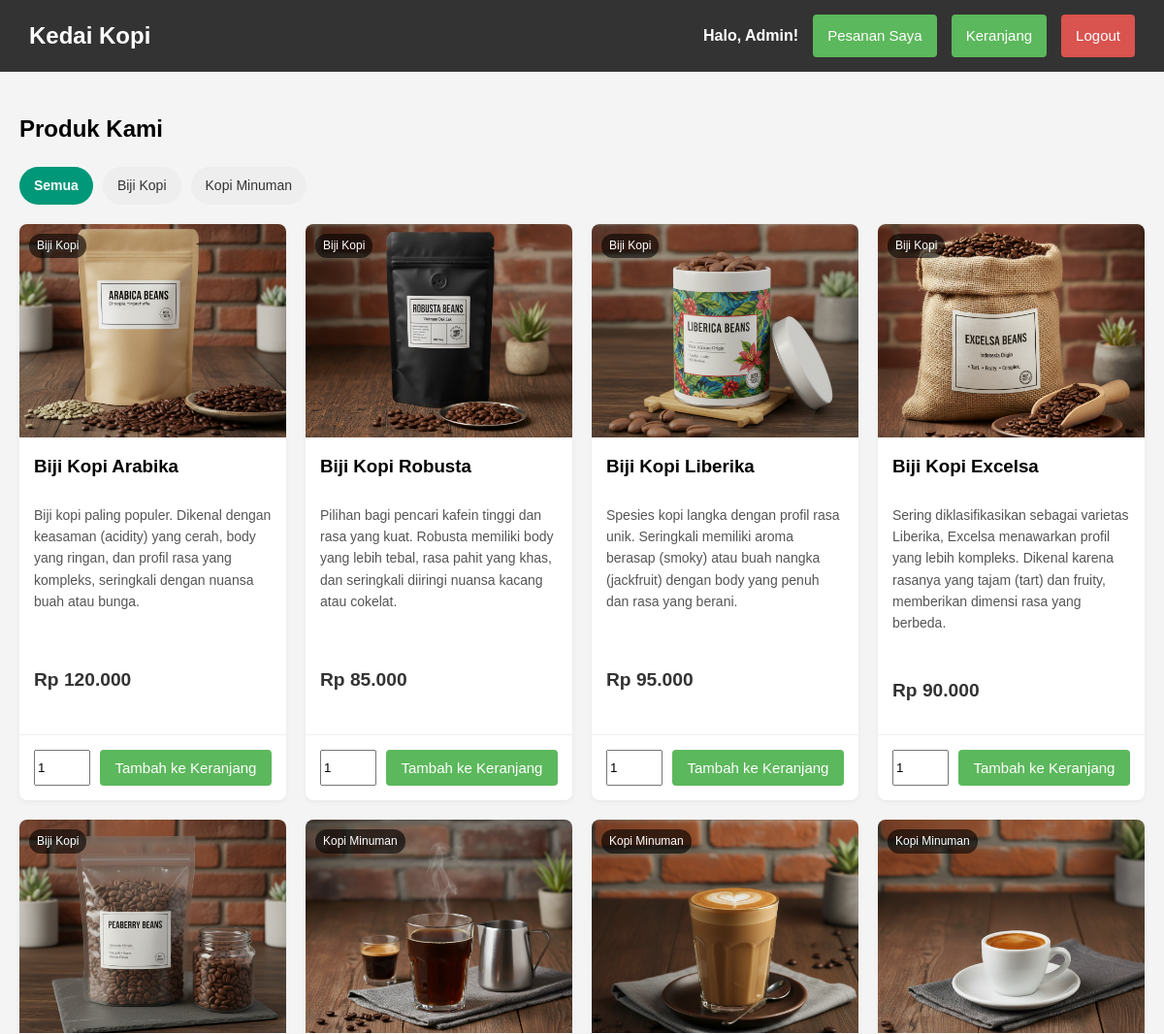
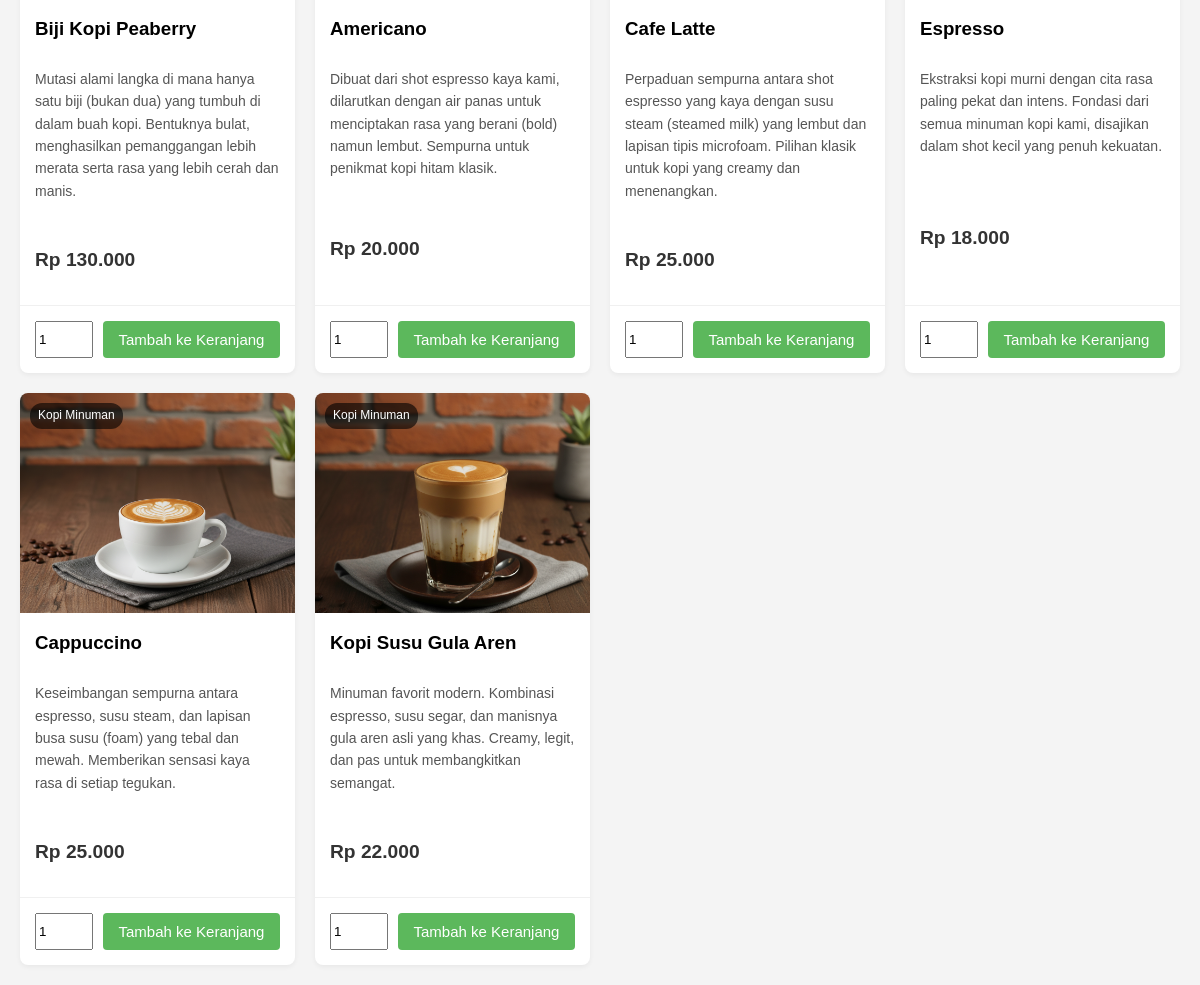
/index.php (signed in), run on the app's committed database (2 pictures, top to bottom).
### tables this page shows
CREATE TABLE `categories` (
  `id` int(11) NOT NULL,
  `nama_kategori` varchar(100) NOT NULL
);

CREATE TABLE `products` (
  `id` int(11) NOT NULL,
  `category_id` int(11) NOT NULL,
  `nama_produk` varchar(100) NOT NULL,
  `harga` decimal(10,2) NOT NULL,
  `deskripsi` text DEFAULT NULL,
  `gambar_url` varchar(255) DEFAULT NULL
);

### index.php (the view, shortened to what this page needs)
<?php
include 'db_connect.php';
$is_logged_in = isset($_SESSION['user_id']);
$kategori_terpilih_id = isset($_GET['kategori_id']) ? (int)$_GET['kategori_id'] : 0;
$sql = "SELECT p.id, p.nama_produk, p.harga, p.deskripsi, p.gambar_url, c.nama_kategori
        FROM products p
        JOIN categories c ON p.category_id = c.id";
if ($kategori_terpilih_id > 0) {
    $sql .= " WHERE p.category_id = ?";
    $stmt = $conn->prepare($sql);
    $stmt->bind_param("i", $kategori_terpilih_id);
} else {
    $stmt = $conn->prepare($sql);
}
$stmt->execute();
$result_products = $stmt->get_result();
$result_categories = $conn->query("SELECT id, nama_kategori FROM categories ORDER BY nama_kategori");
?>
<!DOCTYPE html>
<html lang="id">
<head>
    <link rel="stylesheet" href="css/style.css">
</head>
<body>
    <header class="navbar">
        <h1>Kedai Kopi</h1>
        <nav>
            <?php if ($is_logged_in): ?>
                <span>Halo, <?php echo htmlspecialchars($_SESSION['nama_lengkap']); ?>!</span>
                <a href="dashboard_pembeli.php" class="btn">Pesanan Saya</a>
                <a href="cart.php" class="btn">Keranjang</a>
                <a href="logout.php" class="btn btn-logout">Logout</a>
            <?php else: ?>
                <a href="login.php" class="btn">Login</a>
                <a href="register.php" class="btn">Register</a>
            <?php endif; ?>
        </nav>
    </header>
    <main class="container">
        <h2>Produk Kami</h2>
        <div class="category-filters">
            <a href="index.php" class="btn-filter <?php echo ($kategori_terpilih_id == 0) ? 'active' : ''; ?>">Semua</a>
            <?php
            if ($result_categories->num_rows > 0) {
                while ($cat = $result_categories->fetch_assoc()) {
                    $active_class = ($kategori_terpilih_id == $cat['id']) ? 'active' : '';
                    echo "<a href='index.php?kategori_id=" . $cat['id'] . "' class='btn-filter " . $active_class . "'>";
                    echo htmlspecialchars($cat['nama_kategori']);
                    echo "</a>";
                }
            }
            ?>
        </div>
        <div class="product-grid">
            <?php
            if ($result_products->num_rows > 0) {
                while($row = $result_products->fetch_assoc()) {
            ?>
                    <div class="product-card">
                        <img src="<?php echo htmlspecialchars($row['gambar_url']); ?>" alt="<?php echo htmlspecialchars($row['nama_produk']); ?>">
                        <span class="product-category"><?php echo htmlspecialchars($row['nama_kategori']); ?></span>
                        <h3><?php echo htmlspecialchars($row['nama_produk']); ?></h3>
                        <p><?php echo htmlspecialchars($row['deskripsi']); ?></p>
                        <p class="price">Rp <?php echo number_format($row['harga'], 0, ',', '.'); ?></p>
                        <form action="cart_action.php" method="POST">
                            <input type="number" name="quantity" value="1" min="1" style="width: 50px;">
                            <button type="submit" class="btn">Tambah ke Keranjang</button>
                        </form>
                    </div>
            <?php
                }
            } else { echo "<p>Tidak ada produk dalam kategori ini.</p>"; }
            ?>
        </div>
    </main>
</body>
</html>

### css/style.css (style rules this page uses)
body { font-family: Arial, sans-serif; background-color: #f4f4f4; margin: 0; line-height: 1.6; }
.container { padding: 20px; max-width: 1200px; margin: auto; }
.btn { display: inline-block; background: #5cb85c; color: #fff; padding: 10px 15px; border: none; border-radius: 4px; cursor: pointer; text-decoration: none; font-size: 15px; width: 100%; box-sizing: border-box; text-align: center; }
.btn-logout { background: #d9534f; }
.navbar .btn { width: auto; }
.navbar { background: #333; color: #fff; padding: 15px 30px; display: flex; justify-content: space-between; align-items: center; }
.navbar h1 { margin: 0; font-size: 24px; }
.navbar nav { display: flex; align-items: center; gap: 15px; }
.navbar nav span { font-weight: bold; }
.navbar nav a { color: #fff; text-decoration: none; }
.navbar nav a.btn { color: #fff; }
.category-filters { margin-bottom: 20px; display: flex; flex-wrap: wrap; gap: 10px; }
.btn-filter { display: inline-block; padding: 8px 15px; background-color: #eee; color: #333; border-radius: 20px; text-decoration: none; font-size: 14px; transition: background-color 0.3s; }
.btn-filter.active { background-color: #009879; color: #fff; font-weight: bold; }
.product-grid { display: grid; grid-template-columns: repeat(auto-fill, minmax(250px, 1fr)); gap: 20px; }
.product-card { background: #fff; border-radius: 8px; box-shadow: 0 2px 5px rgba(0,0,0,0.05); overflow: hidden; display: flex; flex-direction: column; position: relative; }
.product-card img { width: 100%; height: 220px; object-fit: cover; }
.product-card h3 { padding: 0 15px; margin: 15px 0 10px 0; }
.product-card p { padding: 0 15px; flex-grow: 1; font-size: 14px; color: #555; }
.product-card .price { font-size: 1.2em; font-weight: bold; color: #333; padding: 10px 15px; }
.product-card form { padding: 15px; border-top: 1px solid #f0f0f0; display: flex; gap: 10px; }
.product-card form input[type="number"] { width: 60px; }
.product-card .btn { width: auto; flex-grow: 1; }
.product-category { position: absolute; top: 10px; left: 10px; background-color: rgba(0, 0, 0, 0.6); color: #fff; padding: 3px 8px; border-radius: 12px; font-size: 12px; }

### data on the page
categories: nama_kategori "Biji Kopi"
categories: nama_kategori "Kopi Minuman"
products: gambar_url (picture), category.nama_kategori "Biji Kopi", nama_produk "Biji Kopi Arabika", deskripsi "Biji kopi paling populer. Dikenal dengan keasaman (acidity) yang cerah, body yang ringan, dan profil rasa yang kompleks, seringkali dengan nuansa buah atau bunga.", harga "120.000"
products: gambar_url (picture), category.nama_kategori "Biji Kopi", nama_produk "Biji Kopi Robusta", deskripsi "Pilihan bagi pencari kafein tinggi dan rasa yang kuat. Robusta memiliki body yang lebih tebal, rasa pahit yang khas, dan seringkali diiringi nuansa kacang atau cokelat.", harga "85.000"
products: gambar_url (picture), category.nama_kategori "Biji Kopi", nama_produk "Biji Kopi Liberika", deskripsi "Spesies kopi langka dengan profil rasa unik. Seringkali memiliki aroma berasap (smoky) atau buah nangka (jackfruit) dengan body yang penuh dan rasa yang berani.", harga "95.000"
products: gambar_url (picture), category.nama_kategori "Biji Kopi", nama_produk "Biji Kopi Excelsa", deskripsi "Sering diklasifikasikan sebagai varietas Liberika, Excelsa menawarkan profil yang lebih kompleks. Dikenal karena rasanya yang tajam (tart) dan fruity, memberikan dimensi rasa yang berbeda.", harga "90.000"
products: gambar_url (picture), category.nama_kategori "Biji Kopi", nama_produk "Biji Kopi Peaberry", deskripsi "Mutasi alami langka di mana hanya satu biji (bukan dua) yang tumbuh di dalam buah kopi. Bentuknya bulat, menghasilkan pemanggangan lebih merata serta rasa yang lebih cerah dan manis.", harga "130.000"
products: gambar_url+nama_produk (picture), category.nama_kategori "Kopi Minuman", nama_produk "Americano", deskripsi "Dibuat dari shot espresso kaya kami, dilarutkan dengan air panas untuk menciptakan rasa yang berani (bold) namun lembut. Sempurna untuk penikmat kopi hitam klasik.", harga "20.000"
products: gambar_url (picture), category.nama_kategori "Kopi Minuman", nama_produk "Cafe Latte", deskripsi "Perpaduan sempurna antara shot espresso yang kaya dengan susu steam (steamed milk) yang lembut dan lapisan tipis microfoam. Pilihan klasik untuk kopi yang creamy dan menenangkan.", harga "25.000"
products: gambar_url+nama_produk (picture), category.nama_kategori "Kopi Minuman", nama_produk "Espresso", deskripsi "Ekstraksi kopi murni dengan cita rasa paling pekat dan intens. Fondasi dari semua minuman kopi kami, disajikan dalam shot kecil yang penuh kekuatan.", harga "18.000"
products: gambar_url+nama_produk (picture), category.nama_kategori "Kopi Minuman", nama_produk "Cappuccino", deskripsi "Keseimbangan sempurna antara espresso, susu steam, dan lapisan busa susu (foam) yang tebal dan mewah. Memberikan sensasi kaya rasa di setiap tegukan.", harga "25.000"
products: gambar_url (picture), category.nama_kategori "Kopi Minuman", nama_produk "Kopi Susu Gula Aren", deskripsi "Minuman favorit modern. Kombinasi espresso, susu segar, dan manisnya gula aren asli yang khas. Creamy, legit, dan pas untuk membangkitkan semangat.", harga "22.000"

### other printed values
$_SESSION['nama_lengkap'] "Admin"
